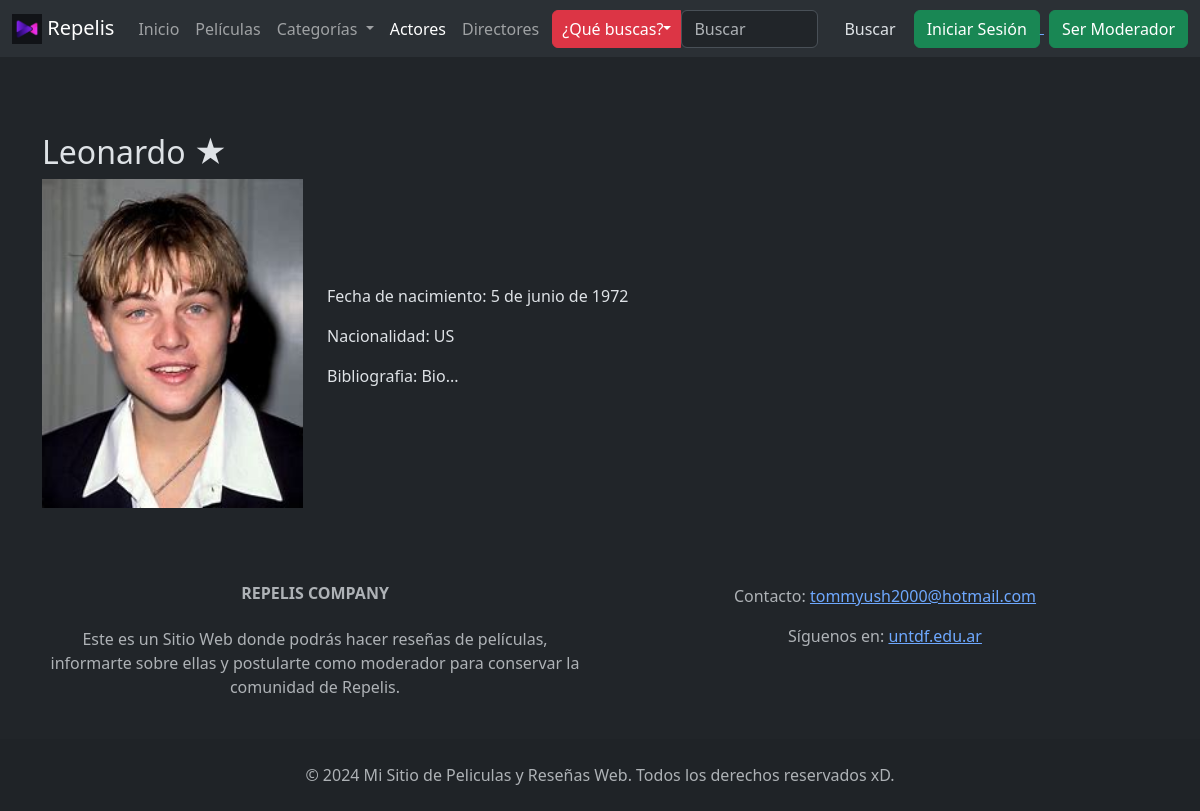
Page /actores/1/ on the committed database.
### fuente/models.py (models this page shows, shortened)
class Artista(models.Model):
    fecha_de_creacion = models.DateTimeField(auto_now_add=True,null=False,blank=False)
    fotografia = models.ImageField(upload_to='artista/', null=True, blank=True)
    nombre = models.CharField(max_length=75,null=False,blank=False)
    apellido = models.CharField(max_length=75,null=False,blank=False)
    fecha_nacimiento = models.DateField(null=False,blank=False)
    nacionalidad = CountryField(blank_label='(selecciona un país)', null=False, blank=False)
    bibliografia = models.TextField(max_length=700,null=False,blank=True)
    tipo_de_Artista = models.CharField(max_length=10, choices=TIPODEARTISTA, null=False, blank=False, default="ACTOR")

### fuente/views.py (the view, shortened to what this page needs)
# urls.py: path('actores/<int:artista_id>/', ViewArtista.as_view(), name='ver_actor'),
class ViewArtista(DetailView):
    model = Artista
    template_name = 'mostarArtistaindividual.html'
    context_object_name = 'artista'
    pk_url_kwarg = 'artista_id'

### fuente/context_processors.py (called while the page is built)
def navbar(request):
    def add_active(link):
        copy = link.copy()
        if copy["href"] == "/":
            copy["active"] = request.path == "/"
        else:
            copy["active"] = request.path.startswith(copy.get("href", ""))
        return copy
    return {"links": map(add_active, links)}

def categorias_base_dinamico(request):
    return {'categorias': Categoria.objects.all()}

### template/mostarArtistaindividual.html
{% extends "base.html" %}
{% load static %}
{% block body %}
<link rel="stylesheet" href="{% static 'css/mostrarPelicula.css' %}">
<div class="container" style="margin-top: 2cm;">
    <h2>{{ artista.nombre }}&nbsp;{{ artista.rank }}&starf;</h2>
    <div class="row align-items-center">
        <div class="col-lg-3 text-center">
            <img src="{{ artista.fotografia.url }}" alt="{{ artista.nombre }}&nbsp;{{ artista.apellido }}" class="img-fluid">
        </div>
        <div class="col-lg-6">
            <p>
                Fecha de nacimiento: {{ artista.fecha_nacimiento }}
            </p>
            <p>
                Nacionalidad: {{artista.nacionalidad}}
            </p>
            <p>
                Bibliografia: {{artista.bibliografia}}
            </p>
        </div>
    </div>
</div>
{% endblock %}

### static/css/mostrarPelicula.css (style rules this page uses)
.container { margin-top: 2cm; }
.row.align-items-center { display: flex; align-items: center; }
.img-fluid { width: 100%; max-width: 300px; height: auto; }

### rows in the picture
Artista: nombre "Leonardo", fotografia (picture), fecha_nacimiento "5 de junio de 1972", nacionalidad "US", bibliografia "Bio..."

### other values in the picture
{{ link.label }} "Inicio" "Películas" "Actores" "Directores"
{{ link.label }} "Categorías"
